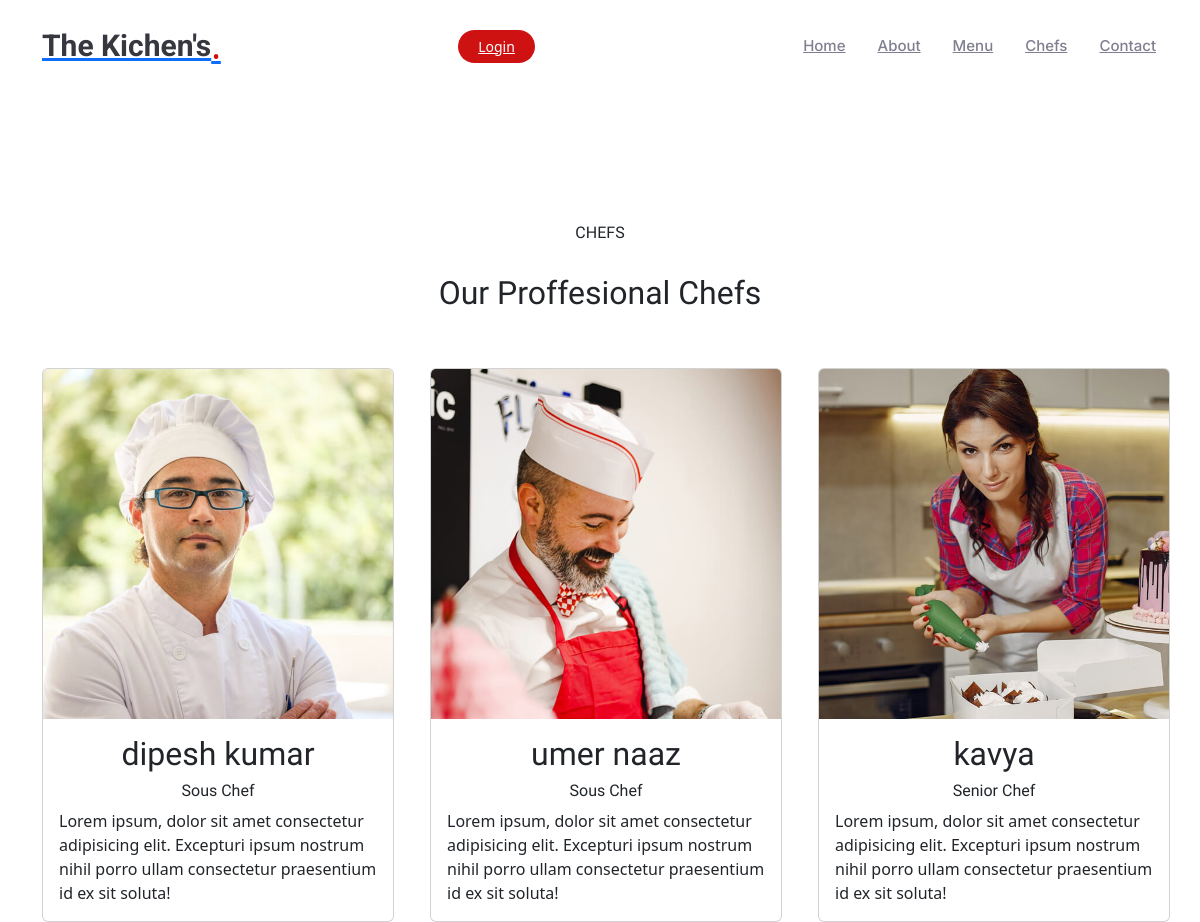
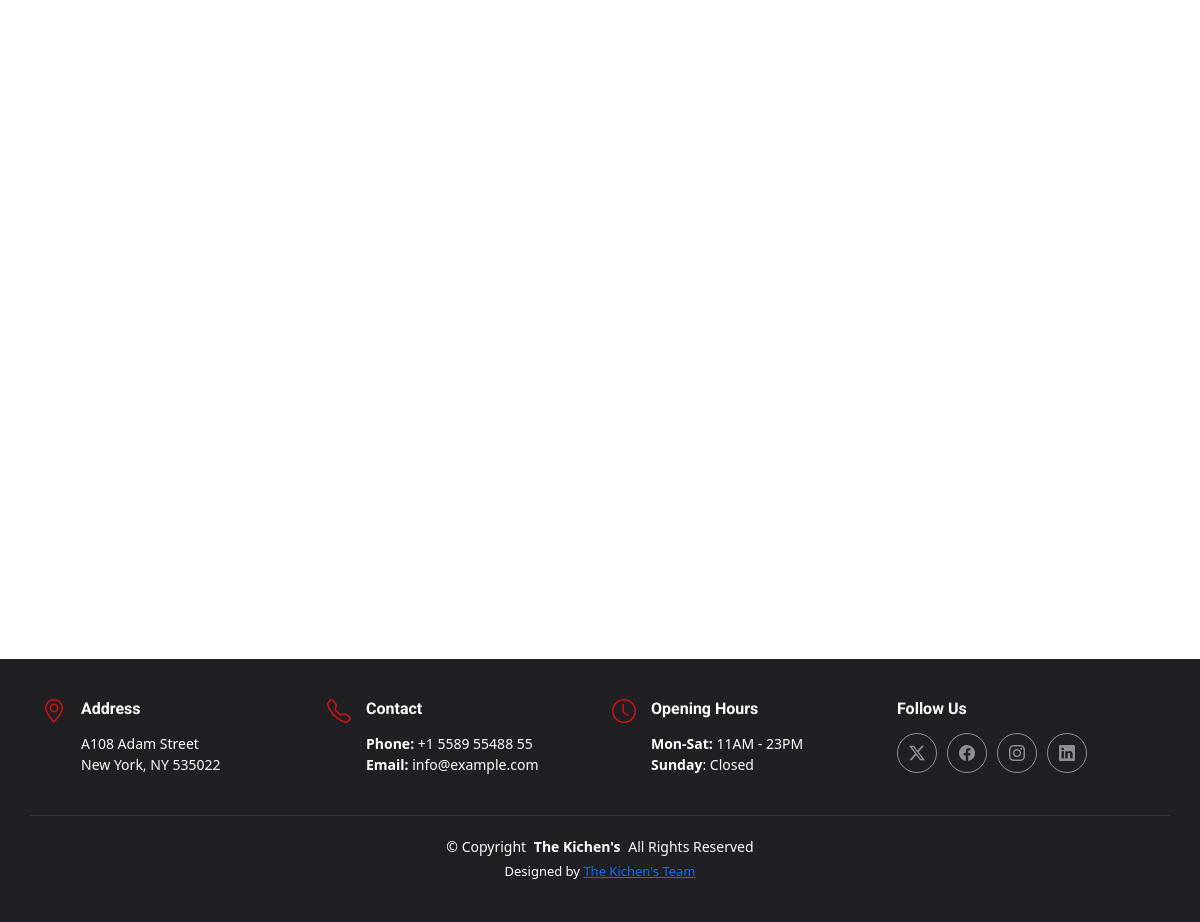
The app's page /chefs.php with its own data (2 pictures, top to bottom).
### tables this page shows
CREATE TABLE `chefmaster` (
  `id` int(11) NOT NULL,
  `cname` varchar(300) NOT NULL,
  `title` varchar(300) NOT NULL,
  `descr` text NOT NULL,
  `img` varchar(300) NOT NULL,
  `isactive` int(11) NOT NULL DEFAULT 1 COMMENT '1-present,0-resign'
);

### chefs.php (the view)
<?php include('header.php'); ?>
<?php
include "./admin/connections.php";
$get_data = "select * from chefmaster";
$get_qry = mysqli_query($conn, $get_data);
?>
<section class="container">
  <h6 class="text-center ">CHEFS</h6>
  <h2 class="text-center pt-4 pb-5">Our Proffesional Chefs</h2>
  <div class="row g-5">
    <?php foreach ($get_qry as $val) { ?>
      <?php if($val['isactive']==1){ ?>
      <div class="col-md-4" data-aos="flip-left" data-aos-duration="1500">
        <div class="card" style="width: 22rem;">
          <img src="./chef/<?php echo $val['img']; ?>" class="card-img-top" alt="...">
          <div class="card-body">
            <h2 class="text-center"><?php echo $val['cname']; ?></h2>
            <h6 class="text-center"><?php echo $val['title']; ?></h6>
            <p class="card-text"><?php echo $val['descr']; ?></p>
          </div>
        </div>
      </div>
    <?php } ?>
    <?php } ?>
  </div>
</section>
<?php include('footer.php'); ?>

### assets/css/main.css (style rules this page uses)
:root { --default-font: "Roboto", system-ui, -apple-system, "Segoe UI", Roboto, "Helvetica Neue", Arial, "Noto Sans", "Liberation Sans", sans-serif, "Apple Color Emoji", "Segoe UI Emoji", "Segoe UI Symbol", "Noto Color Emoji"; --heading-font: "Amatic SC", sans-serif; --nav-font: "Inter", sans-serif; }
:root { --background-color: #ffffff; --default-color: #212529; --heading-color: #37373f; --accent-color: #ce1212; --contrast-color: #ffffff; }
:root { --nav-color: #7f7f90; --nav-hover-color: #ce1212; --nav-dropdown-background-color: #ffffff; --nav-dropdown-color: #7f7f90; --nav-dropdown-hover-color: #ce1212; }
:root { --alt-background-color: #1f1f24; }
:root { scroll-behavior: smooth; }
body { color: var(--default-color); background-color: var(--background-color); font-family: var(--default-font); }
h1, h2, h3, h4, h5, h6 { color: var(--heading-color); font-family: var(--heading-font); }
section, .section { color: var(--default-color); background-color: var(--background-color); padding: 60px 0; scroll-margin-top: 92px; overflow: clip; }

### index.css (style rules this page uses)
section { padding: 130px 0px; }

### records on screen
chefmaster: shows a picture, cname "dipesh kumar", title "Sous Chef", descr "Lorem ipsum, dolor sit amet consectetur adipisicing elit. Excepturi ipsum nostrum nihil porro ullam consectetur praesentium id ex sit soluta!"
chefmaster: shows a picture, cname "umer naaz", title "Sous Chef", descr "Lorem ipsum, dolor sit amet consectetur adipisicing elit. Excepturi ipsum nostrum nihil porro ullam consectetur praesentium id ex sit soluta!"
chefmaster: shows a picture, cname "kavya", title "Senior Chef", descr "Lorem ipsum, dolor sit amet consectetur adipisicing elit. Excepturi ipsum nostrum nihil porro ullam consectetur praesentium id ex sit soluta!"
chefmaster: shows a picture
